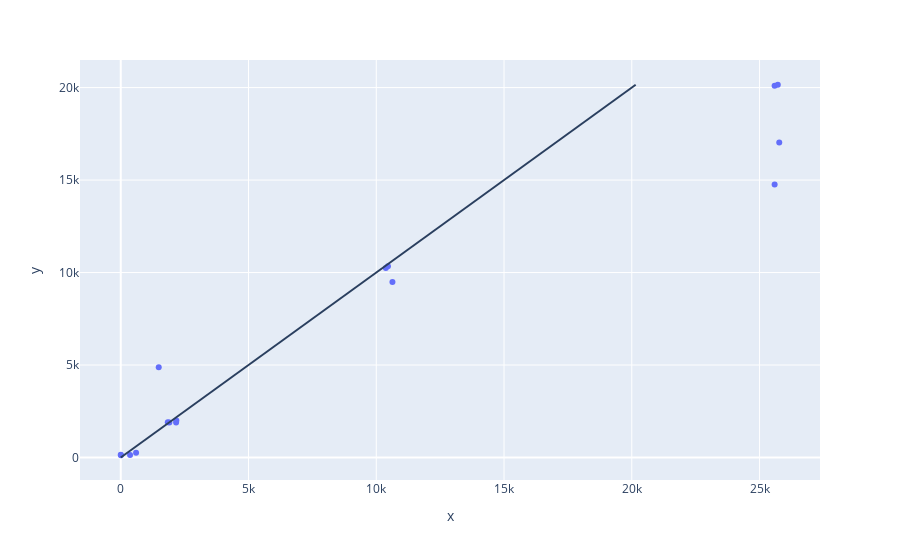

This figure's notebook cell:
### Code cell
X_train_train, X_train_val, y_train_train, y_train_val = train_test_split(
    X_train, y_train, test_size=.2, random_state=42
)

model.fit(X_train_train, y_train_train)
y_pred_val = model.predict(X_train_val)

fig = px.scatter(x = y_train_val, y = y_pred_val)
fig.update_layout(shapes=[{"type": "line", "y0":0, "y1":max(y_pred_val), "x0":0, "x1": max(y_pred_val)}])

### Figure 1 — Plotly figure (JSON) as saved in the notebook; plotly's stock layout.template omitted (floating-point values rounded to 4 significant figures)
{"data": [{"hovertemplate": "x=%{x}<br>y=%{y}<extra></extra>", "legendgroup": "", "marker": {"color": "#636efa", "symbol": "circle"}, "mode": "markers", "name": "", "orientation": "v", "showlegend": false, "type": "scatter", "x": [25589, 1902, 10457, 25771, 10373, 10633, 1841, 1486, 2166, 2176, 8, 25590, 364, 25714, 0, 600], "xaxis": "x", "y": [20100.0, 1898.0, 10340.0, 17030.0, 10250.0, 9483.0, 1908.0, 4886.0, 1891.0, 2003.0, 122.9, 14760.0, 138.7, 20150.0, 154.8, 263.5], "yaxis": "y"}], "layout": {"legend": {"tracegroupgap": 0}, "margin": {"t": 60}, "shapes": [{"type": "line", "x0": 0, "x1": 20150.0, "y0": 0, "y1": 20150.0}], "xaxis": {"anchor": "y", "domain": [0, 1], "title": {"text": "x"}}, "yaxis": {"anchor": "x", "domain": [0, 1], "title": {"text": "y"}}}}
